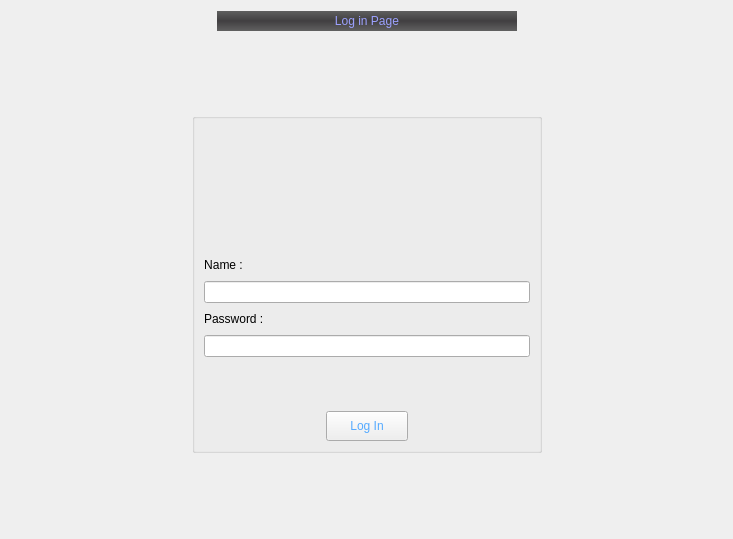
      <widget class="QWidget" name="page_9">
       <layout class="QGridLayout" name="gridLayout_3">
        <item row="0" column="0" colspan="3">
         <layout class="QHBoxLayout" name="horizontalLayout">
          <item>
           <spacer name="horizontalSpacer">
            <property name="orientation">
             <enum>Qt::Horizontal</enum>
            </property>
            <property name="sizeHint" stdset="0">
             <size>
              <width>40</width>
              <height>20</height>
             </size>
            </property>
           </spacer>
          </item>
          <item>
           <widget class="QLabel" name="label">
            <property name="minimumSize">
             <size>
              <width>300</width>
              <height>0</height>
             </size>
            </property>
            <property name="styleSheet">
             <string notr="true">font: 75 25pt &quot;URW Palladio L&quot;;
color:rgb(156, 161, 255);
background-color:qlineargradient(spread:pad, x1:0.600329, y1:1, x2:0.600939, y2:0, stop:0 rgba(97, 97, 97, 255), stop:0.502347 rgba(65, 63, 65, 255), stop:1 rgba(95, 95, 95, 255))</string>
            </property>
            <property name="text">
             <string>Log in Page</string>
            </property>
            <property name="alignment">
             <set>Qt::AlignCenter</set>
            </property>
           </widget>
          </item>
          <item>
           <spacer name="horizontalSpacer_2">
            <property name="orientation">
             <enum>Qt::Horizontal</enum>
            </property>
            <property name="sizeHint" stdset="0">
             <size>
              <width>40</width>
              <height>20</height>
             </size>
            </property>
           </spacer>
          </item>
         </layout>
        </item>
        <item row="1" column="1">
         <spacer name="verticalSpacer_15">
          <property name="orientation">
           <enum>Qt::Vertical</enum>
          </property>
          <property name="sizeHint" stdset="0">
           <size>
            <width>17</width>
            <height>76</height>
           </size>
          </property>
         </spacer>
        </item>
        <item row="2" column="0">
         <spacer name="horizontalSpacer_28">
          <property name="orientation">
           <enum>Qt::Horizontal</enum>
          </property>
          <property name="sizeHint" stdset="0">
           <size>
            <width>175</width>
            <height>20</height>
           </size>
          </property>
         </spacer>
        </item>
        <item row="2" column="1" rowspan="2">
         <widget class="QGroupBox" name="groupBox_11">
          <property name="minimumSize">
           <size>
            <width>350</width>
            <height>340</height>
           </size>
          </property>
          <property name="maximumSize">
           <size>
            <width>350</width>
            <height>340</height>
           </size>
          </property>
          <property name="styleSheet">
           <string notr="true"/>
          </property>
          <property name="title">
           <string/>
          </property>
          <layout class="QGridLayout" name="gridLayout_37">
           <item row="3" column="0">
            <layout class="QHBoxLayout" name="horizontalLayout_13">
             <item>
              <widget class="QLabel" name="label_7">
               <property name="text">
                <string>Password :</string>
               </property>
              </widget>
             </item>
             <item>
              <spacer name="horizontalSpacer_26">
               <property name="orientation">
                <enum>Qt::Horizontal</enum>
               </property>
               <property name="sizeHint" stdset="0">
                <size>
                 <width>40</width>
                 <height>20</height>
                </size>
               </property>
              </spacer>
             </item>
            </layout>
           </item>
           <item row="0" column="2">
            <spacer name="horizontalSpacer_27">
             <property name="orientation">
              <enum>Qt::Horizontal</enum>
             </property>
             <property name="sizeHint" stdset="0">
              <size>
               <width>156</width>
               <height>20</height>
              </size>
             </property>
            </spacer>
           </item>
           <item row="4" column="0" colspan="3">
            <layout class="QHBoxLayout" name="horizontalLayout_14">
             <item>
              <widget class="QLineEdit" name="UserpassLog_2">
               <property name="echoMode">
                <enum>QLineEdit::Password</enum>
               </property>
              </widget>
             </item>
            </layout>
           </item>
           <item row="0" column="0">
            <widget class="QLabel" name="label_5">
             <property name="minimumSize">
              <size>
               <width>110</width>
               <height>121</height>
              </size>
             </property>
             <property name="maximumSize">
              <size>
               <width>110</width>
               <height>120</height>
              </size>
             </property>
             <property name="text">
              <string/>
             </property>
             <property name="pixmap">
              <pixmap resource="icons.qrc">:/newPrefix/Icons/manager-312603_1280.png</pixmap>
             </property>
             <property name="scaledContents">
              <bool>true</bool>
             </property>
            </widget>
           </item>
           <item row="2" column="0" colspan="3">
            <layout class="QGridLayout" name="gridLayout_38">
             <item row="0" column="0">
              <widget class="QLineEdit" name="UserNameLog_2"/>
             </item>
            </layout>
           </item>
           <item row="6" column="0" colspan="3">
            <layout class="QGridLayout" name="gridLayout_39">
             <item row="0" column="2">
              <spacer name="horizontalSpacer_36">
               <property name="orientation">
                <enum>Qt::Horizontal</enum>
               </property>
               <property name="sizeHint" stdset="0">
                <size>
                 <width>13</width>
                 <height>24</height>
                </size>
               </property>
              </spacer>
             </item>
             <item row="0" column="0">
              <spacer name="horizontalSpacer_37">
               <property name="orientation">
                <enum>Qt::Horizontal</enum>
               </property>
               <property name="sizeHint" stdset="0">
                <size>
                 <width>40</width>
                 <height>20</height>
                </size>
               </property>
              </spacer>
             </item>
             <item row="0" column="1">
              <widget class="QPushButton" name="LogBtn_2">
               <property name="minimumSize">
                <size>
                 <width>82</width>
                 <height>30</height>
                </size>
               </property>
               <property name="styleSheet">
                <string notr="true">color:rgb(85, 170, 255)</string>
               </property>
               <property name="text">
                <string>Log In</string>
               </property>
              </widget>
             </item>
            </layout>
           </item>
           <item row="5" column="1">
            <spacer name="verticalSpacer_13">
             <property name="orientation">
              <enum>Qt::Vertical</enum>
             </property>
             <property name="sizeHint" stdset="0">
              <size>
               <width>20</width>
               <height>13</height>
              </size>
             </property>
            </spacer>
           </item>
           <item row="1" column="0">
            <layout class="QHBoxLayout" name="horizontalLayout_8">
             <item>
              <widget class="QLabel" name="label_9">
               <property name="text">
                <string>Name :</string>
               </property>
               <property name="alignment">
                <set>Qt::AlignCenter</set>
               </property>
              </widget>
             </item>
             <item>
              <spacer name="horizontalSpacer_38">
               <property name="orientation">
                <enum>Qt::Horizontal</enum>
               </property>
               <property name="sizeHint" stdset="0">
                <size>
                 <width>40</width>
                 <height>20</height>
                </size>
               </property>
              </spacer>
             </item>
            </layout>
           </item>
          </layout>
         </widget>
        </item>
        <item row="3" column="2">
         <spacer name="horizontalSpacer_29">
          <property name="orientation">
           <enum>Qt::Horizontal</enum>
          </property>
          <property name="sizeHint" stdset="0">
           <size>
            <width>174</width>
            <height>20</height>
           </size>
          </property>
         </spacer>
        </item>
        <item row="4" column="1">
         <spacer name="verticalSpacer_14">
          <property name="orientation">
           <enum>Qt::Vertical</enum>
          </property>
          <property name="sizeHint" stdset="0">
           <size>
            <width>17</width>
            <height>75</height>
           </size>
          </property>
         </spacer>
        </item>
       </layout>
      </widget>
